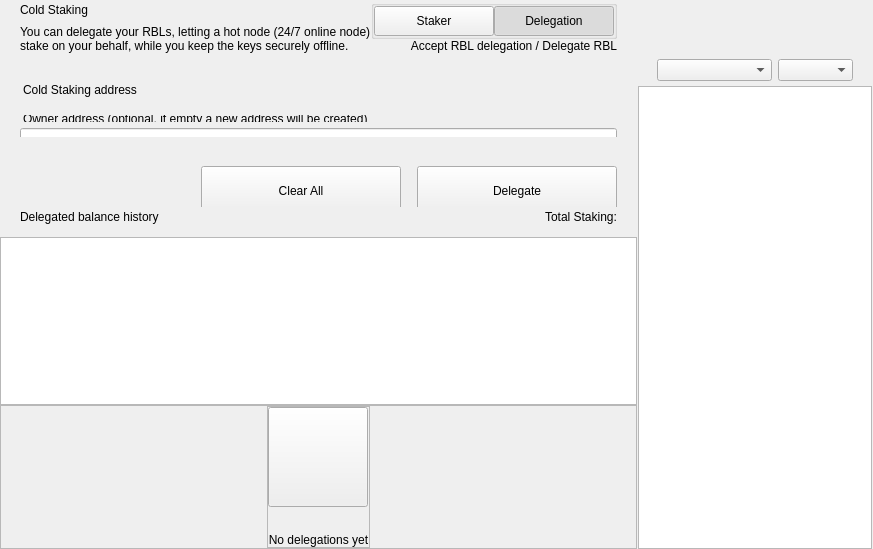
<?xml version="1.0" encoding="UTF-8"?>
<ui version="4.0">
 <class>ColdStakingWidget</class>
 <widget class="QWidget" name="ColdStakingWidget">
  <property name="geometry">
   <rect>
    <x>0</x>
    <y>0</y>
    <width>629</width>
    <height>549</height>
   </rect>
  </property>
  <property name="windowTitle">
   <string>Form</string>
  </property>
  <layout class="QHBoxLayout" name="horizontalLayout_1" stretch="2,1">
   <property name="spacing">
    <number>0</number>
   </property>
   <property name="leftMargin">
    <number>0</number>
   </property>
   <property name="topMargin">
    <number>0</number>
   </property>
   <property name="rightMargin">
    <number>0</number>
   </property>
   <property name="bottomMargin">
    <number>0</number>
   </property>
   <item>
    <widget class="QWidget" name="left" native="true">
     <layout class="QVBoxLayout" name="verticalLayout_3">
      <property name="leftMargin">
       <number>0</number>
      </property>
      <property name="topMargin">
       <number>0</number>
      </property>
      <property name="rightMargin">
       <number>0</number>
      </property>
      <property name="bottomMargin">
       <number>0</number>
      </property>
      <item>
       <layout class="QVBoxLayout" name="verticalLayout_2">
        <property name="spacing">
         <number>0</number>
        </property>
        <item>
         <layout class="QVBoxLayout" name="verticalLayoutTop">
          <property name="spacing">
           <number>0</number>
          </property>
          <property name="leftMargin">
           <number>0</number>
          </property>
          <property name="rightMargin">
           <number>0</number>
          </property>
          <item>
           <widget class="QWidget" name="containerTitle" native="true">
            <property name="sizePolicy">
             <sizepolicy hsizetype="Preferred" vsizetype="Minimum">
              <horstretch>0</horstretch>
              <verstretch>0</verstretch>
             </sizepolicy>
            </property>
            <property name="maximumSize">
             <size>
              <width>16777215</width>
              <height>100</height>
             </size>
            </property>
            <layout class="QHBoxLayout" name="containerTitleLayout">
             <property name="spacing">
              <number>0</number>
             </property>
             <property name="leftMargin">
              <number>20</number>
             </property>
             <property name="topMargin">
              <number>0</number>
             </property>
             <property name="rightMargin">
              <number>20</number>
             </property>
             <property name="bottomMargin">
              <number>0</number>
             </property>
             <item>
              <layout class="QVBoxLayout" name="verticalLayout11">
               <property name="spacing">
                <number>5</number>
               </property>
               <item>
                <widget class="QLabel" name="labelTitle">
                 <property name="text">
                  <string>Cold Staking</string>
                 </property>
                </widget>
               </item>
               <item>
                <widget class="QLabel" name="labelSubtitle1">
                 <property name="maximumSize">
                  <size>
                   <width>16777215</width>
                   <height>16777215</height>
                  </size>
                 </property>
                 <property name="text">
                  <string>You can delegate your RBLs, letting a hot node (24/7 online node)
stake on your behalf, while you keep the keys securely offline.</string>
                 </property>
                </widget>
               </item>
              </layout>
             </item>
             <item>
              <spacer name="horizontalSpacer">
               <property name="orientation">
                <enum>Qt::Horizontal</enum>
               </property>
               <property name="sizeHint" stdset="0">
                <size>
                 <width>40</width>
                 <height>20</height>
                </size>
               </property>
              </spacer>
             </item>
             <item>
              <widget class="QWidget" name="containerViewPrivacyChecks" native="true">
               <layout class="QVBoxLayout" name="containerPrivacyChecks">
                <property name="spacing">
                 <number>0</number>
                </property>
                <property name="leftMargin">
                 <number>0</number>
                </property>
                <property name="topMargin">
                 <number>0</number>
                </property>
                <property name="rightMargin">
                 <number>0</number>
                </property>
                <property name="bottomMargin">
                 <number>0</number>
                </property>
                <item alignment="Qt::AlignHCenter|Qt::AlignVCenter">
                 <widget class="QGroupBox" name="groupBox">
                  <property name="title">
                   <string/>
                  </property>
                  <layout class="QHBoxLayout" name="horizontalLayout_2_1">
                   <property name="spacing">
                    <number>0</number>
                   </property>
                   <property name="leftMargin">
                    <number>0</number>
                   </property>
                   <property name="topMargin">
                    <number>0</number>
                   </property>
                   <property name="rightMargin">
                    <number>0</number>
                   </property>
                   <property name="bottomMargin">
                    <number>0</number>
                   </property>
                   <item>
                    <widget class="QPushButton" name="pushLeft">
                     <property name="minimumSize">
                      <size>
                       <width>120</width>
                       <height>30</height>
                      </size>
                     </property>
                     <property name="maximumSize">
                      <size>
                       <width>120</width>
                       <height>30</height>
                      </size>
                     </property>
                     <property name="focusPolicy">
                      <enum>Qt::NoFocus</enum>
                     </property>
                     <property name="text">
                      <string>Staker</string>
                     </property>
                     <property name="checkable">
                      <bool>true</bool>
                     </property>
                     <property name="autoExclusive">
                      <bool>true</bool>
                     </property>
                    </widget>
                   </item>
                   <item>
                    <widget class="QPushButton" name="pushRight">
                     <property name="minimumSize">
                      <size>
                       <width>120</width>
                       <height>30</height>
                      </size>
                     </property>
                     <property name="maximumSize">
                      <size>
                       <width>120</width>
                       <height>30</height>
                      </size>
                     </property>
                     <property name="focusPolicy">
                      <enum>Qt::NoFocus</enum>
                     </property>
                     <property name="text">
                      <string>Delegation</string>
                     </property>
                     <property name="checkable">
                      <bool>true</bool>
                     </property>
                     <property name="checked">
                      <bool>true</bool>
                     </property>
                     <property name="autoExclusive">
                      <bool>true</bool>
                     </property>
                    </widget>
                   </item>
                  </layout>
                 </widget>
                </item>
                <item alignment="Qt::AlignTop">
                 <widget class="QLabel" name="labelSubtitle2">
                  <property name="text">
                   <string>Accept RBL delegation / Delegate RBL</string>
                  </property>
                  <property name="alignment">
                   <set>Qt::AlignRight|Qt::AlignTrailing|Qt::AlignVCenter</set>
                  </property>
                 </widget>
                </item>
               </layout>
              </widget>
             </item>
            </layout>
           </widget>
          </item>
          <item>
           <spacer name="verticalSpacer_2">
            <property name="orientation">
             <enum>Qt::Vertical</enum>
            </property>
            <property name="sizeType">
             <enum>QSizePolicy::Fixed</enum>
            </property>
            <property name="sizeHint" stdset="0">
             <size>
              <width>20</width>
              <height>30</height>
             </size>
            </property>
           </spacer>
          </item>
          <item>
           <widget class="QWidget" name="containerSend" native="true">
            <property name="minimumSize">
             <size>
              <width>0</width>
              <height>50</height>
             </size>
            </property>
            <layout class="QVBoxLayout" name="containerSendRow">
             <property name="spacing">
              <number>6</number>
             </property>
             <property name="leftMargin">
              <number>0</number>
             </property>
             <property name="topMargin">
              <number>0</number>
             </property>
             <property name="rightMargin">
              <number>0</number>
             </property>
             <property name="bottomMargin">
              <number>0</number>
             </property>
             <item>
              <widget class="QLabel" name="labelEditTitle">
               <property name="maximumSize">
                <size>
                 <width>16777215</width>
                 <height>30</height>
                </size>
               </property>
               <property name="styleSheet">
                <string notr="true">padding-left:20px; padding-bottom:3px;</string>
               </property>
               <property name="text">
                <string>Cold Staking address</string>
               </property>
              </widget>
             </item>
             <item>
              <spacer name="verticalSpacer_6">
               <property name="orientation">
                <enum>Qt::Vertical</enum>
               </property>
               <property name="sizeType">
                <enum>QSizePolicy::Fixed</enum>
               </property>
               <property name="sizeHint" stdset="0">
                <size>
                 <width>20</width>
                 <height>9</height>
                </size>
               </property>
              </spacer>
             </item>
             <item>
              <widget class="QWidget" name="containerOwner" native="true">
               <layout class="QVBoxLayout" name="vContainerOwner">
                <property name="spacing">
                 <number>4</number>
                </property>
                <property name="leftMargin">
                 <number>20</number>
                </property>
                <property name="topMargin">
                 <number>0</number>
                </property>
                <property name="rightMargin">
                 <number>20</number>
                </property>
                <property name="bottomMargin">
                 <number>0</number>
                </property>
                <item>
                 <widget class="QLabel" name="labelSubtitleDescription">
                  <property name="maximumSize">
                   <size>
                    <width>16777215</width>
                    <height>20</height>
                   </size>
                  </property>
                  <property name="styleSheet">
                   <string notr="true">margin-bottom:2px;
                   margin-left:0.05px;
                   padding:0px;</string>
                  </property>
                  <property name="text">
                   <string>Owner address (optional, if empty a new address will be created)</string>
                  </property>
                 </widget>
                </item>
                <item>
                 <widget class="QLineEdit" name="lineEditOwnerAddress">
                  <property name="minimumSize">
                   <size>
                    <width>0</width>
                    <height>50</height>
                   </size>
                  </property>
                  <property name="maximumSize">
                   <size>
                    <width>16777215</width>
                    <height>50</height>
                   </size>
                  </property>
                  <property name="styleSheet">
                   <string notr="true"/>
                  </property>
                  <property name="placeholderText">
                   <string>Enter owner address</string>
                  </property>
                 </widget>
                </item>
               </layout>
              </widget>
             </item>
            </layout>
           </widget>
          </item>
         </layout>
        </item>
        <item>
         <spacer name="verticalSpacer_3">
          <property name="orientation">
           <enum>Qt::Vertical</enum>
          </property>
          <property name="sizeType">
           <enum>QSizePolicy::Minimum</enum>
          </property>
          <property name="sizeHint" stdset="0">
           <size>
            <width>20</width>
            <height>20</height>
           </size>
          </property>
         </spacer>
        </item>
        <item>
         <widget class="QWidget" name="containerBtn" native="true">
          <property name="minimumSize">
           <size>
            <width>0</width>
            <height>50</height>
           </size>
          </property>
          <layout class="QHBoxLayout" name="horizontalLayout">
           <property name="rightMargin">
            <number>20</number>
           </property>
           <item>
            <spacer name="horizontalSpacer_2">
             <property name="orientation">
              <enum>Qt::Horizontal</enum>
             </property>
             <property name="sizeHint" stdset="0">
              <size>
               <width>200</width>
               <height>20</height>
              </size>
             </property>
            </spacer>
           </item>
           <item>
            <layout class="QHBoxLayout" name="horizontalLayout_7">
             <item>
              <spacer name="horizontalSpacer_3">
               <property name="orientation">
                <enum>Qt::Horizontal</enum>
               </property>
               <property name="sizeType">
                <enum>QSizePolicy::Expanding</enum>
               </property>
               <property name="sizeHint" stdset="0">
                <size>
                 <width>40</width>
                 <height>20</height>
                </size>
               </property>
              </spacer>
             </item>
             <item>
              <widget class="QPushButton" name="pushButtonClear">
               <property name="minimumSize">
                <size>
                 <width>200</width>
                 <height>50</height>
                </size>
               </property>
               <property name="focusPolicy">
                <enum>Qt::NoFocus</enum>
               </property>
               <property name="text">
                <string>Clear All</string>
               </property>
              </widget>
             </item>
             <item>
              <spacer name="horizontalSpacer_4">
               <property name="orientation">
                <enum>Qt::Horizontal</enum>
               </property>
               <property name="sizeType">
                <enum>QSizePolicy::Fixed</enum>
               </property>
               <property name="sizeHint" stdset="0">
                <size>
                 <width>10</width>
                 <height>20</height>
                </size>
               </property>
              </spacer>
             </item>
             <item>
              <widget class="QPushButton" name="pushButtonSend">
               <property name="minimumSize">
                <size>
                 <width>200</width>
                 <height>50</height>
                </size>
               </property>
               <property name="maximumSize">
                <size>
                 <width>200</width>
                 <height>50</height>
                </size>
               </property>
               <property name="focusPolicy">
                <enum>Qt::NoFocus</enum>
               </property>
               <property name="text">
                <string>Delegate</string>
               </property>
              </widget>
             </item>
            </layout>
           </item>
          </layout>
         </widget>
        </item>
        <item>
         <widget class="QWidget" name="containerHistoryLabel" native="true">
          <layout class="QHBoxLayout" name="horizontalLayout_4">
           <property name="spacing">
            <number>0</number>
           </property>
           <property name="leftMargin">
            <number>20</number>
           </property>
           <property name="topMargin">
            <number>0</number>
           </property>
           <property name="rightMargin">
            <number>20</number>
           </property>
           <property name="bottomMargin">
            <number>0</number>
           </property>
           <item>
            <widget class="QWidget" name="verticalWidget" native="true">
             <property name="minimumSize">
              <size>
               <width>100</width>
               <height>0</height>
              </size>
             </property>
             <layout class="QVBoxLayout" name="verticalLayout_58">
              <property name="leftMargin">
               <number>0</number>
              </property>
              <property name="topMargin">
               <number>0</number>
              </property>
              <property name="rightMargin">
               <number>0</number>
              </property>
              <property name="bottomMargin">
               <number>0</number>
              </property>
              <item>
               <widget class="QLabel" name="labelListHistory">
                <property name="text">
                 <string>Delegated balance history</string>
                </property>
               </widget>
              </item>
             </layout>
            </widget>
           </item>
           <item>
            <spacer name="horizontalSpacer_5">
             <property name="orientation">
              <enum>Qt::Horizontal</enum>
             </property>
             <property name="sizeHint" stdset="0">
              <size>
               <width>40</width>
               <height>20</height>
              </size>
             </property>
            </spacer>
           </item>
           <item>
            <widget class="QLabel" name="labelStakingTotal">
             <property name="text">
              <string>Total Staking:</string>
             </property>
            </widget>
           </item>
          </layout>
         </widget>
        </item>
        <item>
         <layout class="QVBoxLayout" name="verticalLayout_64">
          <property name="spacing">
           <number>0</number>
          </property>
          <item>
           <spacer name="verticalSpacer_44">
            <property name="orientation">
             <enum>Qt::Vertical</enum>
            </property>
            <property name="sizeType">
             <enum>QSizePolicy::Fixed</enum>
            </property>
            <property name="sizeHint" stdset="0">
             <size>
              <width>20</width>
              <height>10</height>
             </size>
            </property>
           </spacer>
          </item>
          <item>
           <widget class="QListView" name="listView">
            <property name="enabled">
             <bool>true</bool>
            </property>
            <property name="mouseTracking">
             <bool>true</bool>
            </property>
           </widget>
          </item>
          <item>
           <widget class="QFrame" name="emptyContainer">
            <property name="minimumSize">
             <size>
              <width>0</width>
              <height>100</height>
             </size>
            </property>
            <property name="frameShape">
             <enum>QFrame::StyledPanel</enum>
            </property>
            <property name="frameShadow">
             <enum>QFrame::Raised</enum>
            </property>
            <layout class="QVBoxLayout" name="verticalLayout_71" stretch="1,8">
             <property name="spacing">
              <number>0</number>
             </property>
             <property name="leftMargin">
              <number>0</number>
             </property>
             <property name="topMargin">
              <number>0</number>
             </property>
             <property name="rightMargin">
              <number>0</number>
             </property>
             <property name="bottomMargin">
              <number>0</number>
             </property>
             <item>
              <spacer name="verticalSpacer">
               <property name="orientation">
                <enum>Qt::Vertical</enum>
               </property>
               <property name="sizeHint" stdset="0">
                <size>
                 <width>20</width>
                 <height>20</height>
                </size>
               </property>
              </spacer>
             </item>
             <item alignment="Qt::AlignHCenter|Qt::AlignVCenter">
              <widget class="QFrame" name="emptyScreen">
               <property name="sizePolicy">
                <sizepolicy hsizetype="Expanding" vsizetype="Expanding">
                 <horstretch>0</horstretch>
                 <verstretch>0</verstretch>
                </sizepolicy>
               </property>
               <property name="frameShape">
                <enum>QFrame::StyledPanel</enum>
               </property>
               <property name="frameShadow">
                <enum>QFrame::Raised</enum>
               </property>
               <layout class="QVBoxLayout" name="verticalLayout">
                <property name="spacing">
                 <number>30</number>
                </property>
                <property name="leftMargin">
                 <number>0</number>
                </property>
                <property name="topMargin">
                 <number>0</number>
                </property>
                <property name="rightMargin">
                 <number>0</number>
                </property>
                <property name="bottomMargin">
                 <number>0</number>
                </property>
                <item alignment="Qt::AlignHCenter|Qt::AlignVCenter">
                 <widget class="QPushButton" name="pushImgEmpty">
                  <property name="minimumSize">
                   <size>
                    <width>100</width>
                    <height>100</height>
                   </size>
                  </property>
                  <property name="maximumSize">
                   <size>
                    <width>100</width>
                    <height>100</height>
                   </size>
                  </property>
                  <property name="focusPolicy">
                   <enum>Qt::NoFocus</enum>
                  </property>
                  <property name="text">
                   <string/>
                  </property>
                  <property name="iconSize">
                   <size>
                    <width>100</width>
                    <height>100</height>
                   </size>
                  </property>
                 </widget>
                </item>
                <item alignment="Qt::AlignHCenter|Qt::AlignVCenter">
                 <widget class="QLabel" name="labelEmpty">
                  <property name="styleSheet">
                   <string notr="true"/>
                  </property>
                  <property name="text">
                   <string>No delegations yet</string>
                  </property>
                  <property name="alignment">
                   <set>Qt::AlignCenter</set>
                  </property>
                 </widget>
                </item>
               </layout>
              </widget>
             </item>
            </layout>
           </widget>
          </item>
         </layout>
        </item>
       </layout>
      </item>
     </layout>
    </widget>
   </item>
   <item>
    <widget class="QWidget" name="right" native="true">
     <layout class="QVBoxLayout" name="rightContainer">
      <property name="spacing">
       <number>0</number>
      </property>
      <property name="leftMargin">
       <number>1</number>
      </property>
      <property name="topMargin">
       <number>0</number>
      </property>
      <property name="rightMargin">
       <number>1</number>
      </property>
      <property name="bottomMargin">
       <number>0</number>
      </property>
      <item>
       <widget class="QWidget" name="containerRightButtons" native="true">
        <property name="minimumSize">
         <size>
          <width>0</width>
          <height>50</height>
         </size>
        </property>
        <layout class="QVBoxLayout" name="verticalLayout_4">
         <property name="leftMargin">
          <number>19</number>
         </property>
         <property name="topMargin">
          <number>0</number>
         </property>
         <property name="rightMargin">
          <number>19</number>
         </property>
         <property name="bottomMargin">
          <number>0</number>
         </property>
         <item>
          <widget class="OptionButton" name="btnCoinControl" native="true">
           <property name="minimumSize">
            <size>
             <width>0</width>
             <height>0</height>
            </size>
           </property>
          </widget>
         </item>
         <item>
          <widget class="OptionButton" name="btnColdStaking" native="true"/>
         </item>
         <item>
          <widget class="OptionButton" name="btnMyStakingAddresses" native="true">
           <property name="sizePolicy">
            <sizepolicy hsizetype="Preferred" vsizetype="Minimum">
             <horstretch>0</horstretch>
             <verstretch>0</verstretch>
            </sizepolicy>
           </property>
          </widget>
         </item>
        </layout>
       </widget>
      </item>
      <item>
       <widget class="QWidget" name="sortWidget" native="true">
        <layout class="QHBoxLayout" name="horizontalLayout_6">
         <property name="leftMargin">
          <number>19</number>
         </property>
         <property name="rightMargin">
          <number>19</number>
         </property>
         <property name="bottomMargin">
          <number>5</number>
         </property>
         <item>
          <spacer name="horizontalSpacer_6">
           <property name="orientation">
            <enum>Qt::Horizontal</enum>
           </property>
           <property name="sizeHint" stdset="0">
            <size>
             <width>40</width>
             <height>20</height>
            </size>
           </property>
          </spacer>
         </item>
         <item>
          <widget class="QComboBox" name="comboBoxSort">
           <property name="sizePolicy">
            <sizepolicy hsizetype="Preferred" vsizetype="Fixed">
             <horstretch>0</horstretch>
             <verstretch>0</verstretch>
            </sizepolicy>
           </property>
           <property name="minimumSize">
            <size>
             <width>115</width>
             <height>0</height>
            </size>
           </property>
          </widget>
         </item>
         <item>
          <widget class="QComboBox" name="comboBoxSortOrder">
           <property name="sizePolicy">
            <sizepolicy hsizetype="Preferred" vsizetype="Fixed">
             <horstretch>0</horstretch>
             <verstretch>0</verstretch>
            </sizepolicy>
           </property>
           <property name="minimumSize">
            <size>
             <width>75</width>
             <height>0</height>
            </size>
           </property>
          </widget>
         </item>
        </layout>
       </widget>
      </item>
      <item>
       <widget class="QListView" name="listViewStakingAddress">
        <property name="enabled">
         <bool>true</bool>
        </property>
        <property name="mouseTracking">
         <bool>true</bool>
        </property>
       </widget>
      </item>
     </layout>
    </widget>
   </item>
  </layout>
 </widget>
 <customwidgets>
  <customwidget>
   <class>OptionButton</class>
   <extends>QWidget</extends>
   <header>qt/rebelcoin/optionbutton.h</header>
   <container>1</container>
  </customwidget>
 </customwidgets>
 <resources/>
 <connections/>
</ui>
